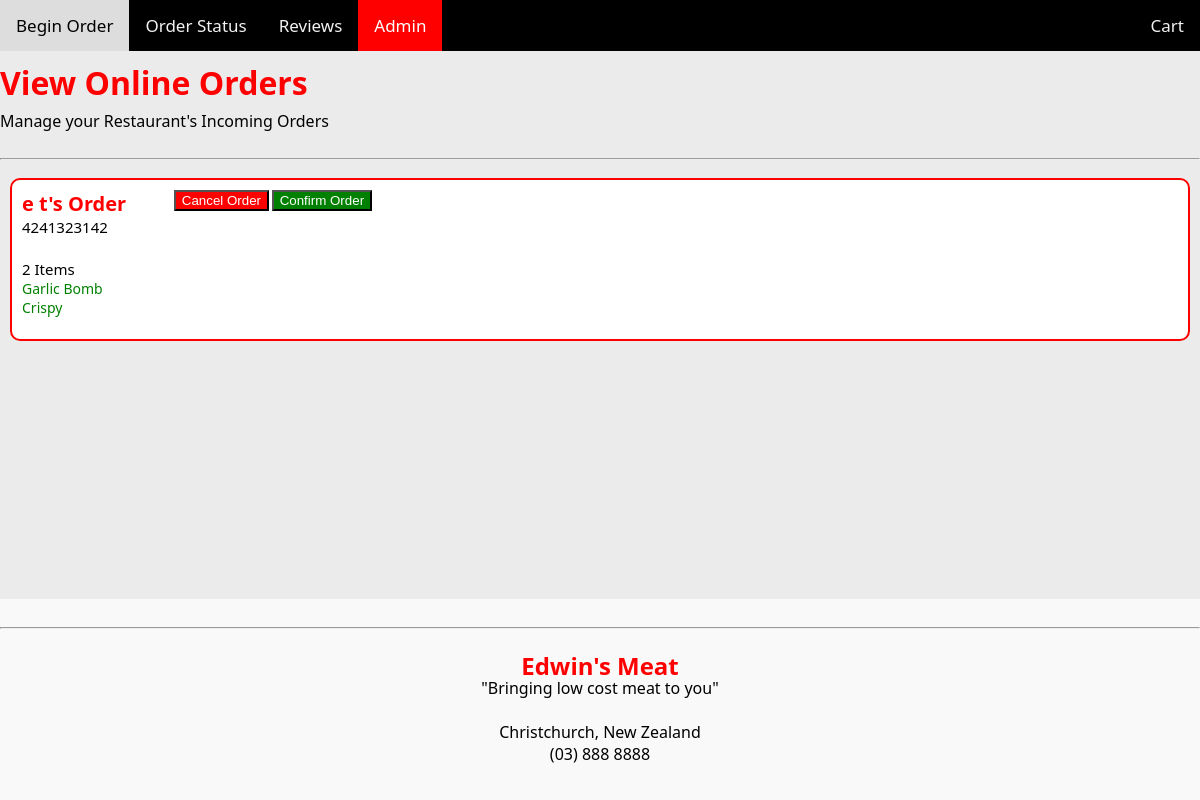
/admin, run on an earlier commit of the app's database.
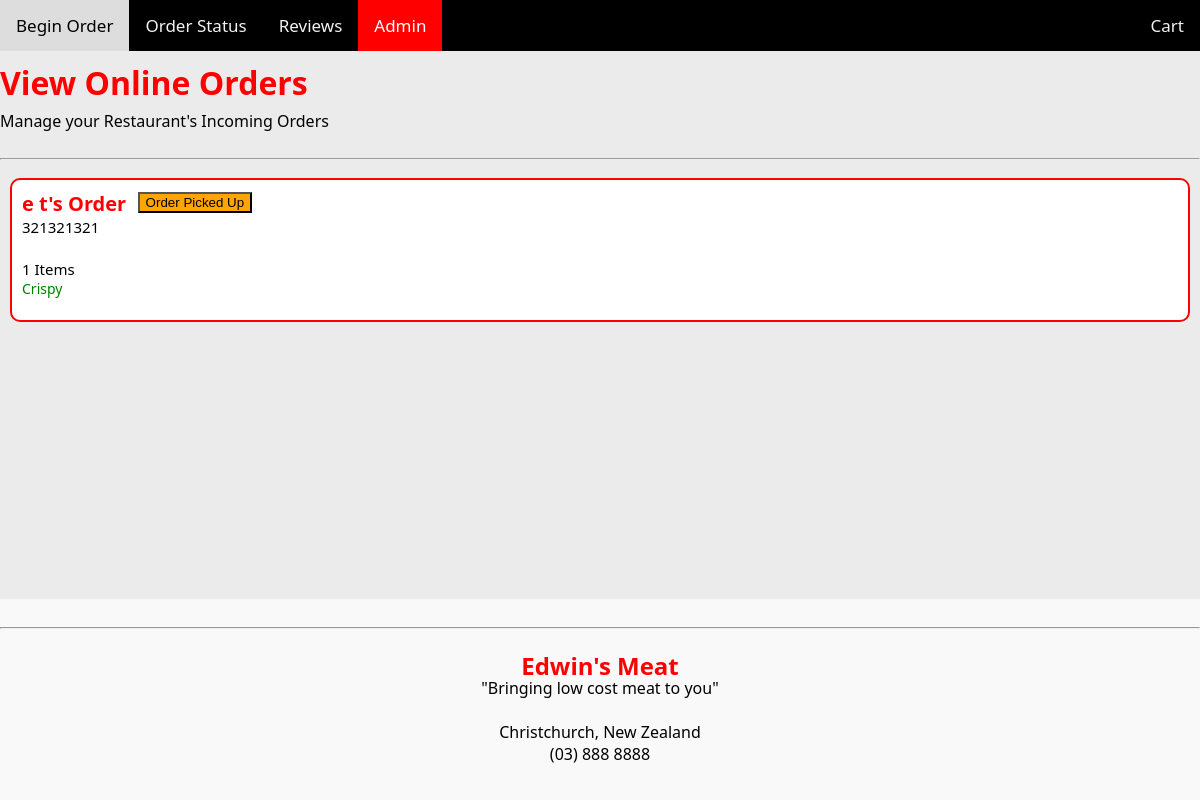
And on a later commit of the database.
### tables this page shows
CREATE TABLE Orders (orderid INTEGER PRIMARY KEY AUTOINCREMENT, firstname TEXT, lastname TEXT, phonenumb TEXT, foodlist, status TEXT);

CREATE TABLE fooditems (food_id INTEGER PRIMARY KEY AUTOINCREMENT, category REFERENCES categories (cat_id), food_name TEXT, cost NUMERIC, image TEXT, description TEXT);

### routes.py (the view, shortened to what this page needs)
@app.route("/admin", methods=["GET","POST"])
def admin():
    conn = sqlite3.connect('data.db')
    cur = conn.cursor()
    cur.execute('SELECT * From Orders')
    results = cur.fetchall()
    cur.execute('SELECT * FROM fooditems')
    foods = cur.fetchall()
    return render_template("admin.html", order=results, foods=foods)

### routes.py (called while the page is built)
@app.template_filter('to_dict') # template filter, convert json string to json obj
def to_dict(my_string):
    return json.loads(my_string)

### templates/admin.html (shortened to what this page needs)
{% extends "layout.html" %}
{% block content %}
<div class="admin_wrpr">
    <h1>View Online Orders</h1>
    <p>Manage your Restaurant's Incoming Orders</p>
    <hr>
    {% if order %}
    <div input="submit" class="grid-admin">
        {% for i in order %}
        {% set order_dict = i[4] | to_dict %}
        <div class="grid-food" data-food-id="{{ i[0] }}">
            <span class="contents">
                <div class="fooditerationtitle"> {{i[1]}} {{i[2]}}'s Order</div>
                <div class="foodpricecart"> {{i[3]}}</div>
                <br>
                <div class="foodpricecart"> {{order_dict |count}} Items </div>
                {% for fooditeration in order_dict %}
                {% for literalfood in foods %}
                {% if literalfood[0] | string == fooditeration %}
                <div class="fooditeration"> {{literalfood[2]}} </div>
                {% endif %}
                {% endfor %}
                {% endfor %}
                <br>
            </span>
            {% if i[5] == "progress" %}
            <form id="readypickup" action="/admin" method='POST'>
                <button name="readypickup" value='{{i[0]}}' class="adminbtn3">Order Picked Up</button>
            </form>
            {% elif i[5] == "avail" %}
            <form id="cancelorder" action="/admin" method='POST'>
                <button name="cancelorder" value='{{i[0]}}' class="adminbtn">Cancel Order</button>
            </form>
            <form id="confirmorder" action="/admin" method='POST'>
                <button name="confirmorder" value='{{i[0]}}' class="adminbtn1">Confirm Order</button>
            </form>
            {% endif %}
        </div>
        {% endfor %}
    </div>
    {% endif %}
    {% endblock %}

### templates/layout.html (shortened to what this page needs)
<!DOCTYPE html>
<html>
<head>
    <link rel="stylesheet" href="/static/css/style.css">
</head>
<body>
    <nav>
        {% include "nav.html" %}
    </nav>
    <div class="content-wrapper">
    <main>
        {% block content %}{% endblock %}
    </main>
</div>
    <footer>
        {% include "footer.html" %}
    </footer>
</body>
</html>

### templates/nav.html
<div class="topnav">
     <a href="/" class="{{ 'active' if request.path == '/' else '' }}">Begin Order</a>
     <a href="/orderstatus" class="{{ 'active' if request.path == '/orderstatus' else '' }}">Order Status</a>
     <a href="/reviews" class="{{ 'active' if request.path == '/reviews' else '' }}">Reviews</a>
     <a href="/admin" class="{{ 'active' if request.path == '/admin' else '' }}">Admin</a>
     <a href="/cart" class="{{ 'active' if request.path == '/cart' else '' }}" style="float: right;">Cart</a>
</div>

### templates/footer.html
<div class="footer">
    <hr>
    <h2>Edwin's Meat</h2>
    <p>"Bringing low cost meat to you"</p>
    <br>
    <p>Christchurch, New Zealand</p>
    <p>(03) 888 8888</p>
</div>

### static/css/style.css (style rules this page uses)
body { font-family: 'Segoe UI', Tahoma, Geneva, Verdana, sans-serif; background-color: rgb(235, 235, 235); color: #000000; }
.admin_wrpr { max-width: 1200px; margin: 0px auto; }
.topnav { max-width: 1200px; background-color: black; overflow: hidden; margin: 0px auto; }
.topnav a { float:left; color: #f2f2f2; text-align: center; padding: 14px 16px; text-decoration: none; font-size: 17px; }
.topnav a.active { background-color: red; color: white; }
body { display: flex; flex-direction: column; min-height: 100vh; margin: 0; }
.content-wrapper { flex: 1; }
.footer { text-align: center; padding: 20px 0; background-color: #f9f9f9; }
.footer h2 { color: red; margin-bottom: 10px; }
.footer p { color: black; margin-bottom: 5px; }
h1 { color:red; margin-top: 10px; }
p { margin-top: -15px; padding-bottom: 10px; }
.grid-admin { display: grid; grid-template-columns: 1fr; gap: 10px; padding: 10px; }
.grid-admin>div { display: flex; background-color: rgba(255, 255, 255); text-align: left; padding: 0 0; border-radius: 10px; border: 2px solid red; }
.foodpricecart { color: black; font-size: 15px; align-self: center; padding-left: 10px; display: flex; }
.fooditeration { color: green; font-size: 14px; padding-left: 10px; }
.fooditerationtitle { padding-top: 10px; color: red; font-size: 20px; padding-left: 10px; font-weight: bold; }
.adminbtn3 { display:flex; margin-left: 10%; margin-top: 10%; width:100%; background-color: orange; color: black; z-index:10; }

What changed in the data, as far as the page shows it:
removed Orders: firstname "e", lastname "t", phonenumb "4241323142", order_dict "2", {{ i[0] }} 67 (drawn), fooditems (food_name "Crispy")
no longer on this page (row unchanged): fooditems: food_name "Garlic Bomb"
added Orders: firstname "e", lastname "t", phonenumb "321321321", order_dict "1", {{ i[0] }} 72 (drawn), fooditems (food_name "Crispy")
